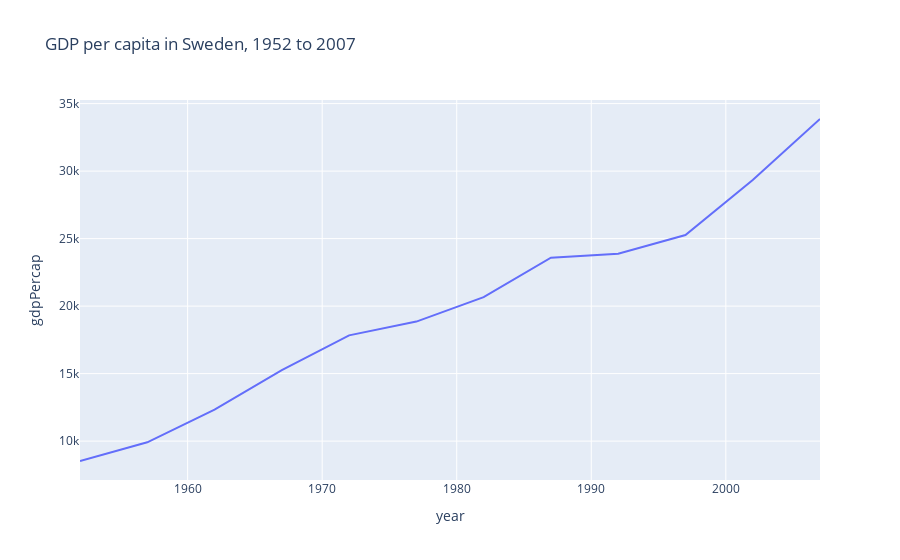

Notebook source saved alongside this figure:
### Code cell
# Line plot of gdp per year
fig = px.line(sweden, x="year", y="gdpPercap", title="GDP per capita in Sweden, 1952 to 2007")
fig.show()

### Figure 1 — Plotly figure (JSON) as saved in the notebook; plotly's stock layout.template omitted (floating-point values rounded to 4 significant figures)
{"data": [{"hovertemplate": "year=%{x}<br>gdpPercap=%{y}<extra></extra>", "legendgroup": "", "line": {"color": "#636efa", "dash": "solid"}, "marker": {"symbol": "circle"}, "mode": "lines", "name": "", "orientation": "v", "showlegend": false, "type": "scatter", "x": [1952, 1957, 1962, 1967, 1972, 1977, 1982, 1987, 1992, 1997, 2002, 2007], "xaxis": "x", "y": [8528.0, 9912.0, 12330.0, 15260.0, 17830.0, 18860.0, 20670.0, 23590.0, 23880.0, 25270.0, 29340.0, 33860.0], "yaxis": "y"}], "layout": {"legend": {"tracegroupgap": 0}, "title": {"text": "GDP per capita in Sweden, 1952 to 2007"}, "xaxis": {"anchor": "y", "domain": [0, 1], "title": {"text": "year"}}, "yaxis": {"anchor": "x", "domain": [0, 1], "title": {"text": "gdpPercap"}}}}
